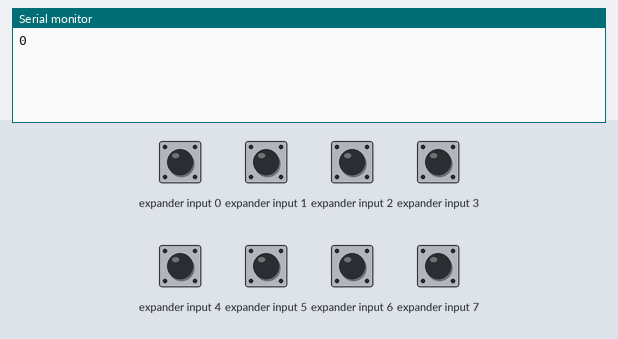
This sketch was run on a simulated Arduino Leonardo, built with avr-gcc and run on an emulated ATmega32U4. Parts: the last lines printed to the serial monitor. Wiring (inferred from the names in the program): NES/SNES game pad: load pin 13; clock pin 5; serial out pin 6. The inputs (shaded band) are chosen by the test bench; at power-on: expander input 0–7 HIGH. USB keyboard and mouse output is not drawn.

Above: at 1.2 s.
1.3 s: expander input 0 driven LOW
At 1.48 s:
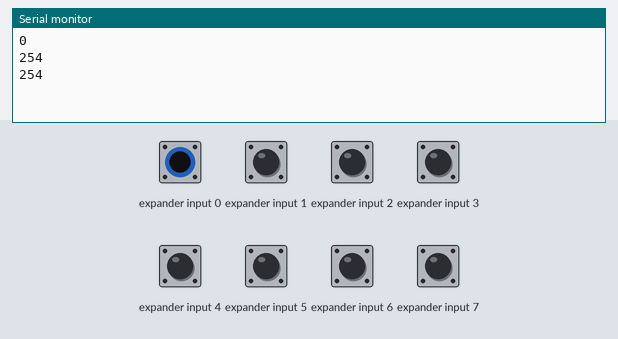
2.8 s: expander input 1 driven LOW
At 2.95 s:
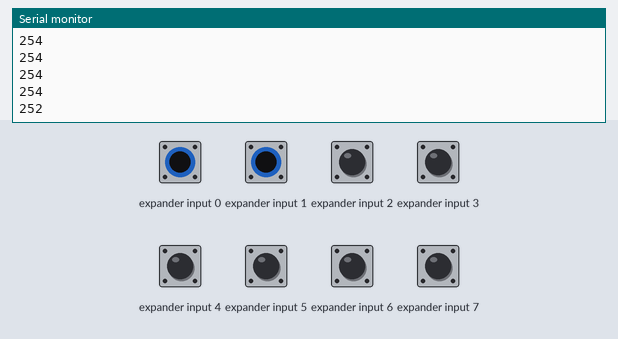
4.3 s: expander input 2 driven LOW
At 4.42 s:
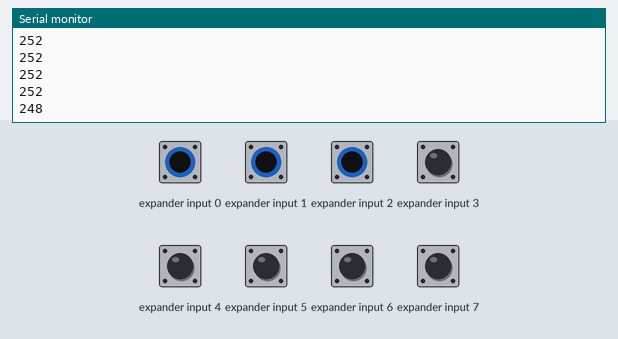
5.8 s: expander input 3 driven LOW
At 5.94 s:
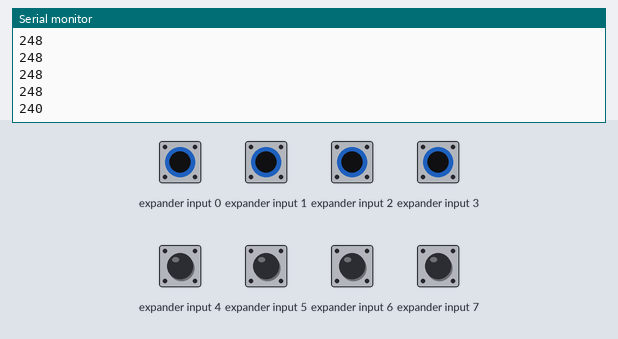
7.3 s: expander input 4 driven LOW
At 7.46 s:
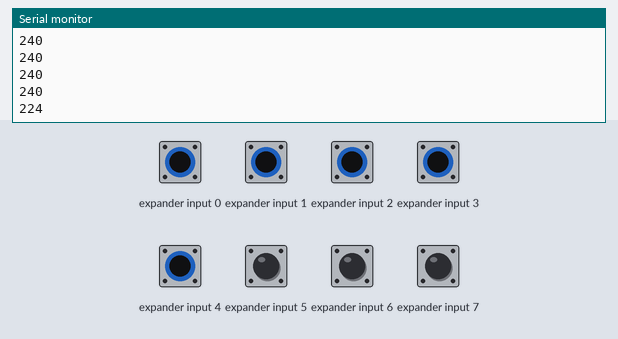
8.8 s: expander input 5 driven LOW
At 8.92 s:
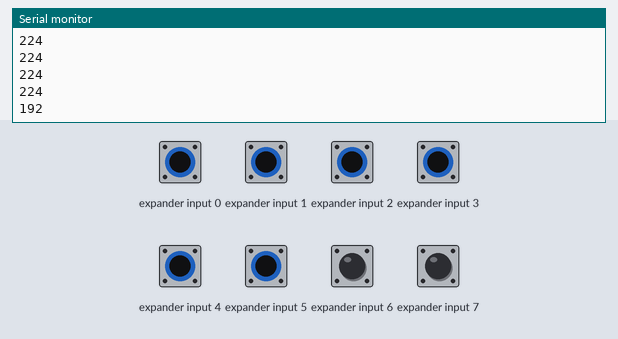
Timing chart, 0 to 11.3 s (numbered marks = the images above; inputs shaded):
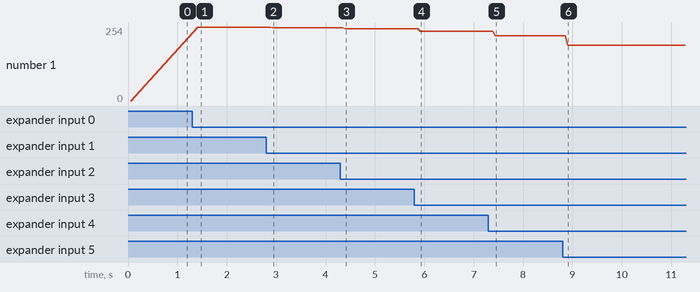

The sketch:

nesJoyAsKeyboard.ino
```cpp
/*
Description:  Interfacing a NES controller with a PC with an Arduino.
Coded by: Prodigity
Date:   1 December 2011
Revision: V0.93 (beta)
Modified by:    Matt Booth (20 December 2014)
*/
#include "Keyboard.h"

const int latch = 4;
const int clock = 5;
const int data  = 6;

#define latchlow digitalWrite(latch, LOW)
#define latchhigh digitalWrite(latch, HIGH)
#define clocklow digitalWrite(clock, LOW)
#define clockhigh digitalWrite(clock, HIGH)
#define dataread digitalRead(data)

// http://www.mit.edu/~tarvizo/nes-controller.html
#define wait delayMicroseconds(12)

byte output;

void setup() {
  Keyboard.begin();
  pinMode(LED_BUILTIN, OUTPUT);
  Serial.begin(9600);
  pinMode(latch, OUTPUT);
  pinMode(clock, OUTPUT);
  pinMode(data, INPUT);
}
void loop() {
  output = 0;
  ReadNESjoy();
  digitalWrite(LED_BUILTIN, HIGH);   // turn the LED on (HIGH is the voltage level)
  delay(50);                       // wait for a second
  digitalWrite(LED_BUILTIN, LOW);    // turn the LED off by making the voltage LOW
  if(output != 255){
    Serial.println(output);
  }
  if(output == 191) {
    Keyboard.write(KEY_LEFT_ARROW);
  }
  if(output == 127) {
    Keyboard.write(KEY_RIGHT_ARROW);
  }
  if(output == 239) {
    Keyboard.write(KEY_UP_ARROW);
  }
  if(output == 223) {
    Keyboard.write(KEY_DOWN_ARROW);
  }
  if(output == 111) { //up+right
    Keyboard.write('r');
  }
  if(output == 175) { //up+left
    Keyboard.write('w');
  }
  if(output == 159) { //down+left
    Keyboard.write('z');
  }
  if(output == 95) { //down+right
    Keyboard.write('c');
  }
  if(output == 254) { //fire 1
    Keyboard.write('x');
  }
  if(output == 253) { //fire 2
    Keyboard.write('y');
  }
  if(output == 251) { //select
    Keyboard.write('a');
  }
  if(output == 247) { //start
    Keyboard.write('b');
  }
}

void ReadNESjoy() {
  latchlow;
  clocklow;
  latchhigh;
  wait;
  latchlow;

  for (int i = 0; i < 8; i++) {
     output += dataread * (1 << i);
     clockhigh;
     wait;
     clocklow;
     wait;
  }
}
```

Measured:
- after the input at 1.3 s, the serial monitor: prints a new line after 0.11 s (image 1)
- after the input at 2.8 s, the serial monitor: prints a new line after 0.14 s (image 2)
- after the input at 4.3 s, the serial monitor: prints a new line after 0.10 s (image 3)
- after the input at 5.8 s, the serial monitor: prints a new line after 0.12 s (image 4)
- after the input at 7.3 s, the serial monitor: prints a new line after 0.14 s (image 5)
- after the input at 8.8 s, the serial monitor: prints a new line after 0.11 s (image 6)
- plotted number 1: 0 → 254 after the input at 1.3 s, 254 → 252 after the input at 2.8 s, 252 → 248 after the input at 4.3 s, 248 → 240 after the input at 5.8 s, 240 → 224 after the input at 7.3 s
